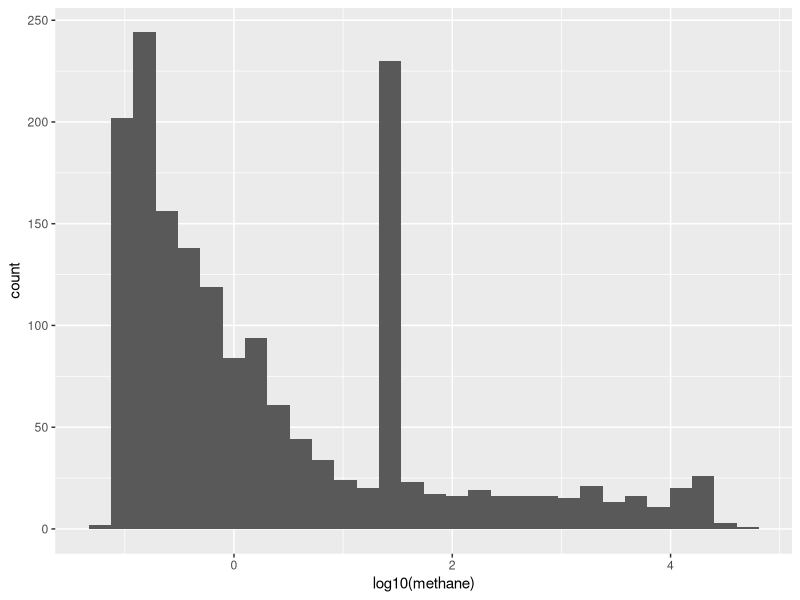
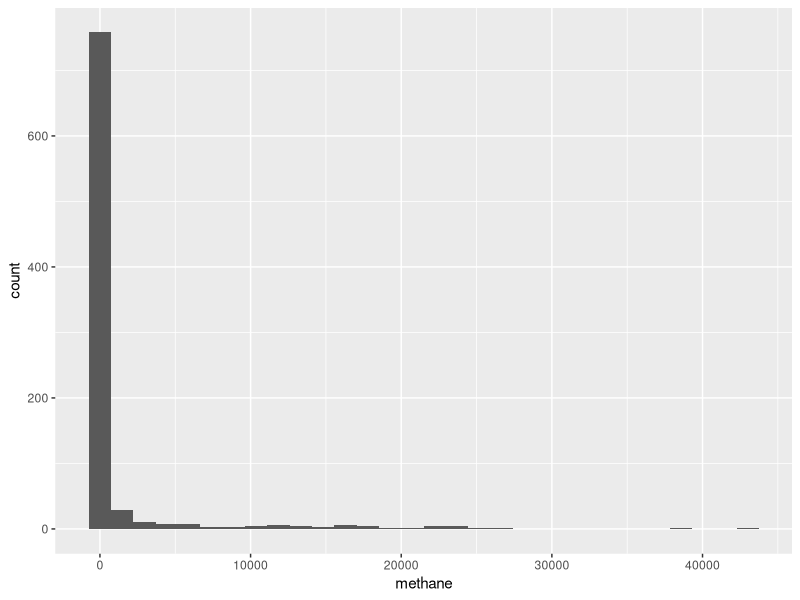
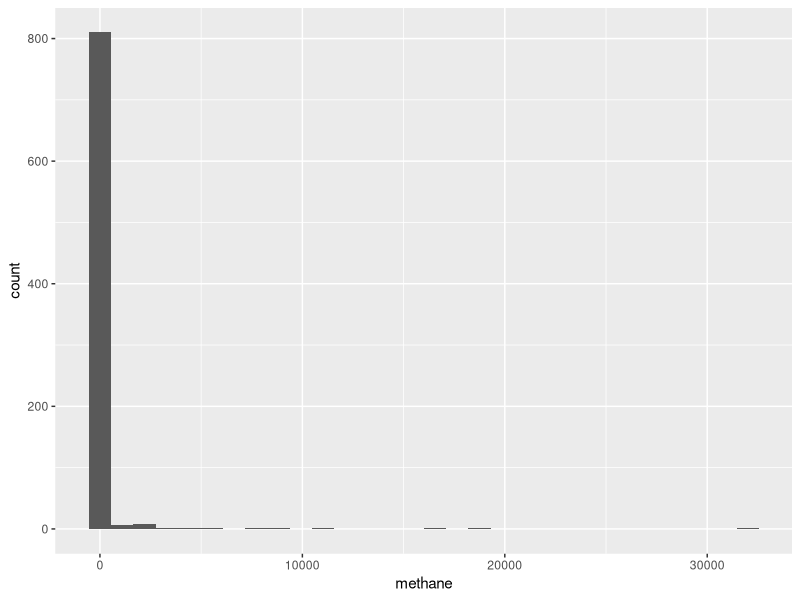

Write the R code that produced these figures, in order.
## ---- chunk 1
getwd()
library(readxl)
library(dplyr)
library(rstatix)
#library(coin)
library(kableExtra)
## ---- chunk 2
pafrack <- read_excel("PAFracking.xlsx", sheet = "Data")
## ---- chunk 3

### Near vs Far

  ## ALL
  library(dplyr)
  pafrack %>%
  group_by(proximity) %>%
  summarise(
    mean_methane = mean(methane),
    median_methane = median(methane),
    min_methane = min(methane),
    max_methane = max(methane),
    sd_methane = sd(methane)
  ) %>% 
  ungroup() %>% data.frame() %>%
  kable("latex", booktabs = T, escape = F,
        col.names = linebreak(c("Proximity\nCategory", "Mean\nMethane\nConc.",
                                "Median\nMethane\nConc.", "Min\nMethane\nConc.",
                                "Max\nMethane\nConc.", "Standard Deviation of\nMethane\nConc."
        ), align = "c"))  %>%
  column_spec(1:1, width = "1.5cm") %>%
  kable_styling(position = "center") %>%
  kable_styling(latex_options = "hold_position")

## ---- chunk 4
  ## Only valley sites
  pafrack %>%
  group_by(proximity) %>%
  filter(location == "Valley") %>%
  summarise(
    mean_methane = mean(methane),
    median_methane = median(methane),
    min_methane = min(methane),
    max_methane = max(methane),
    sd_methane = sd(methane)
  ) %>% 
  ungroup() %>% data.frame() %>%
  kable("latex", booktabs = T, escape = F,
        col.names = linebreak(c("Proximity\nCategory", "Mean\nMethane\nConc.",
                                "Median\nMethane\nConc.", "Min\nMethane\nConc.",
                                "Max\nMethane\nConc.", "Standard Deviation of\nMethane\nConc."
        ), align = "c"))  %>%
  column_spec(1:1, width = "1.5cm") %>%
  kable_styling(position = "center") %>%
  kable_styling(latex_options = "HOLD_position")
## ---- chunk 5
  ## Only valley sites
  pafrack %>%
  group_by(proximity) %>%
  filter(location == "Upland") %>%
  summarise(
    mean_methane = mean(methane),
    median_methane = median(methane),
    min_methane = min(methane),
    max_methane = max(methane),
    sd_methane = sd(methane)
  ) %>% 
  ungroup() %>% data.frame() %>%
  kable("latex", booktabs = T, escape = F,
        col.names = linebreak(c("Proximity\nCategory", "Mean\nMethane\nConc.",
                                "Median\nMethane\nConc.", "Min\nMethane\nConc.",
                                "Max\nMethane\nConc.", "Standard Deviation of\nMethane\nConc."
        ), align = "c"))  %>%
  column_spec(1:1, width = "1.5cm") %>%
  kable_styling(position = "center") %>%
  kable_styling(latex_options = "HOLD_position")
## ---- chunk 6
  ## Only valley sites
  pafrack %>%
  group_by(location) %>%
  summarise(
    mean_methane = mean(methane),
    median_methane = median(methane),
    min_methane = min(methane),
    max_methane = max(methane),
    sd_methane = sd(methane)
  ) %>% 
  ungroup() %>% data.frame() %>%
  kable("latex", booktabs = T, escape = F,
        col.names = linebreak(c("Location", "Mean\nMethane\nConc.",
                                "Median\nMethane\nConc.", "Min\nMethane\nConc.",
                                "Max\nMethane\nConc.", "Standard Deviation of\nMethane\nConc."
        ), align = "c"))  %>%
  column_spec(1:1, width = "1.5cm") %>%
  kable_styling(position = "center") %>%
  kable_styling(latex_options = "HOLD_position")
## ---- chunk 7
## identifying outliers

library(rstatix)
pafrack %>% group_by(proximity) %>%
  identify_outliers(methane)

## test for normality
pafrack %>% group_by(proximity) %>%
  shapiro_test(methane) ## Okay so p-value is significant => either log transform data or non-parametric

## try to visualize data

library(ggplot2)
ggplot(pafrack, aes(x=log10(methane))) + 
  geom_histogram() ##still dont look normal

## verify this: 
shapiro_test(log(pafrack$methane)) # Yes still non significant. Gotta do non parametric now

# since near and far samples are independent, Wilcoxon rank sum is the go to:

near_far_all <- pafrack %>% 
  wilcox_test(methane ~ proximity, alternative = "less") %>%
  add_significance()
near_far_all

near_far_all_eff <- pafrack %>% wilcox_effsize(methane ~ proximity)
near_far_all_eff

## OK, p is significant. Near and Far are different!

## ---- chunk 8
## identifying outliers

valley_sites <- pafrack %>% group_by(proximity) %>%
  filter(location == "Valley") %>% ungroup() #if you dont ungroup, test wont go thru

valley_sites %>% identify_outliers(methane)

## test for normality
valley_sites %>% shapiro_test(methane) ## Okay so p-value is significant => either log transform data or non-parametric

## try to visualize data

library(ggplot2)
ggplot(valley_sites, aes(x=methane)) + 
  geom_histogram() ##dont look normal

## try log trans : 
shapiro_test(log(valley_sites$methane)) # Yes still non significant. Gotta do non parametric now

# since near and far samples are independent, Wilcoxon rank sum is the go to:

near_far_valley <-  valley_sites %>%
  wilcox_test(methane ~ proximity, alternative = "less") %>%
  add_significance()
near_far_valley

near_far_valley_eff <- valley_sites %>% wilcox_effsize(methane ~ proximity)
near_far_valley_eff

## OK, p is significant. Near and Far are different at valley sites! effect size is small

## ---- chunk 9
## identifying outliers

upland_sites <- pafrack %>% group_by(proximity) %>%
  filter(location == "Upland") %>% ungroup() #if you dont ungroup, test wont go thru

upland_sites %>% identify_outliers(methane)

## test for normality
upland_sites %>% shapiro_test(methane) ## Okay so p-value is significant => either log transform data or non-parametric

## try to visualize data

library(ggplot2)
ggplot(upland_sites, aes(x=methane)) + 
  geom_histogram() ##dont look normal

## try log trans : 
shapiro_test(log(upland_sites$methane)) # Yes still non significant. Gotta do non parametric now

# since near and far samples are independent, Wilcoxon rank sum is the go to:

# you are expecting far is less than near, so it has to be a one sided test?!

near_far_upland <-  upland_sites %>%
  wilcox_test(methane ~ proximity, alternative = "less") %>%
  add_significance()
near_far_upland

near_far_upland_eff <- upland_sites %>% wilcox_effsize(methane ~ proximity)
near_far_upland_eff

## OK, p is significant. Near and Far are different at upland sites! effect size is small

## ---- chunk 10

## data for this test are similar for data used for near vs far test

# since upland and valley samples are independent, Wilcoxon rank sum is the go to:

upland_valley <-  pafrack %>%
  wilcox_test(methane ~ location) %>%
  add_significance()
upland_valley

upland_valley_eff <- pafrack %>% wilcox_effsize(methane ~ location)
upland_valley_eff

## OK, p is significant. valley and upland are different ! effect size is small
